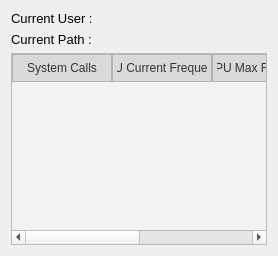
            <widget class="QWidget" name="page">
             <layout class="QFormLayout" name="formLayout_2">
              <item row="1" column="0" colspan="2">
               <widget class="QLabel" name="UserLabel">
                <property name="font">
                 <font>
                  <pointsize>10</pointsize>
                 </font>
                </property>
                <property name="text">
                 <string>Current User :</string>
                </property>
               </widget>
              </item>
              <item row="2" column="0" colspan="2">
               <widget class="QLabel" name="CurrentPath">
                <property name="font">
                 <font>
                  <pointsize>10</pointsize>
                 </font>
                </property>
                <property name="text">
                 <string>Current Path :</string>
                </property>
               </widget>
              </item>
              <item row="3" column="0" colspan="2">
               <widget class="QTableWidget" name="SystemTable">
                <property name="styleSheet">
                 <string notr="true">/* Estilo para el QTableWidget */
QTableWidget {
    background-color: #f2f2f2; /* Color de fondo de la tabla */
    alternate-background-color: #e0e0e0; /* Color de fondo de filas alternas */
    color: #333333; /* Color del texto */
    gridline-color: #cccccc; /* Color de las líneas de la cuadrícula */
    selection-background-color: #b3d9ff; /* Color de fondo de la selección */
}

/* Estilo para el encabezado de la tabla */
QTableWidget::horizontalHeader {
    background-color: #d9d9d9; /* Color de fondo del encabezado horizontal */
    color: #333333; /* Color del texto del encabezado horizontal */
    border: 1px solid #b3b3b3; /* Borde del encabezado horizontal */
}

/* Estilo para las secciones del encabezado de la tabla */
QHeaderView::section {
    background-color: #d9d9d9; /* Color de fondo de las secciones del encabezado */
    color: #333333; /* Color del texto del encabezado */
    border: 1px solid #b3b3b3; /* Borde de las secciones del encabezado */
    padding: 4px; /* Espaciado interno de las secciones del encabezado */
}

/* Estilo para las celdas de la tabla */
QTableWidget::item {
    padding: 2px; /* Espaciado interno de las celdas */
    border-bottom: 1px solid #b3b3b3; /* Borde inferior de las celdas */
}
</string>
                </property>
                <column>
                 <property name="text">
                  <string>System Calls</string>
                 </property>
                </column>
                <column>
                 <property name="text">
                  <string>CPU Current Frequency</string>
                 </property>
                </column>
                <column>
                 <property name="text">
                  <string>CPU Max Frequency</string>
                 </property>
                </column>
                <column>
                 <property name="text">
                  <string>Current CPU temperature</string>
                 </property>
                </column>
               </widget>
              </item>
             </layout>
            </widget>
